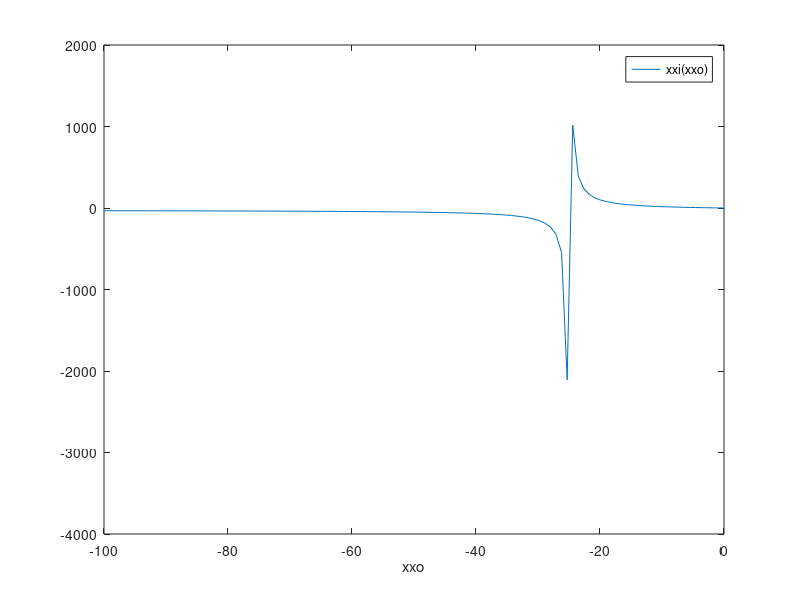

Recreate this plot in MATLAB.
% G30MIRCV

% Concave mirror.

% Radius of curvature is neg., xo is on left, is negative.
% To get around the singularity at -xo = f one chooses the increments such that the
% value for the singularity does not appear.

function G30MIRCV;
r = -50;
xo = -60;
xi = 1/(1/(r/2) - 1/xo) % xi = -42.857
m = -xi/xo              % m = -0.714

% Graph
xxo = (-100:0.9:-0.1);
xxi = 1./(1/(r/2)-1./xxo);

figure(1);
plot(xxo,xxi);
axis([-100 0 -4000 2000]);
xlabel('xxo');
legend('xxi(xxo)');
